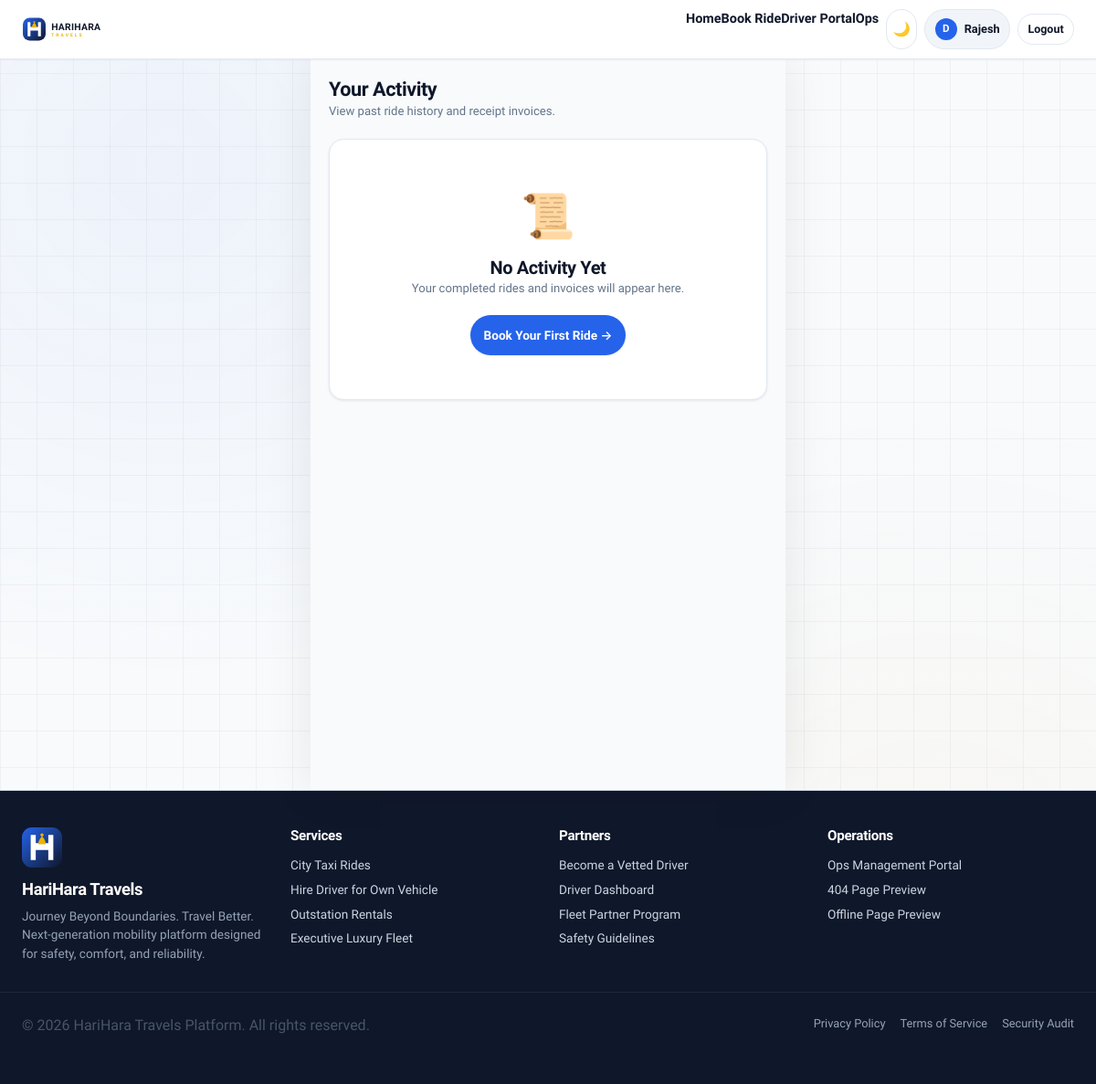
The app's page /customer/history/ (signed in), older data.
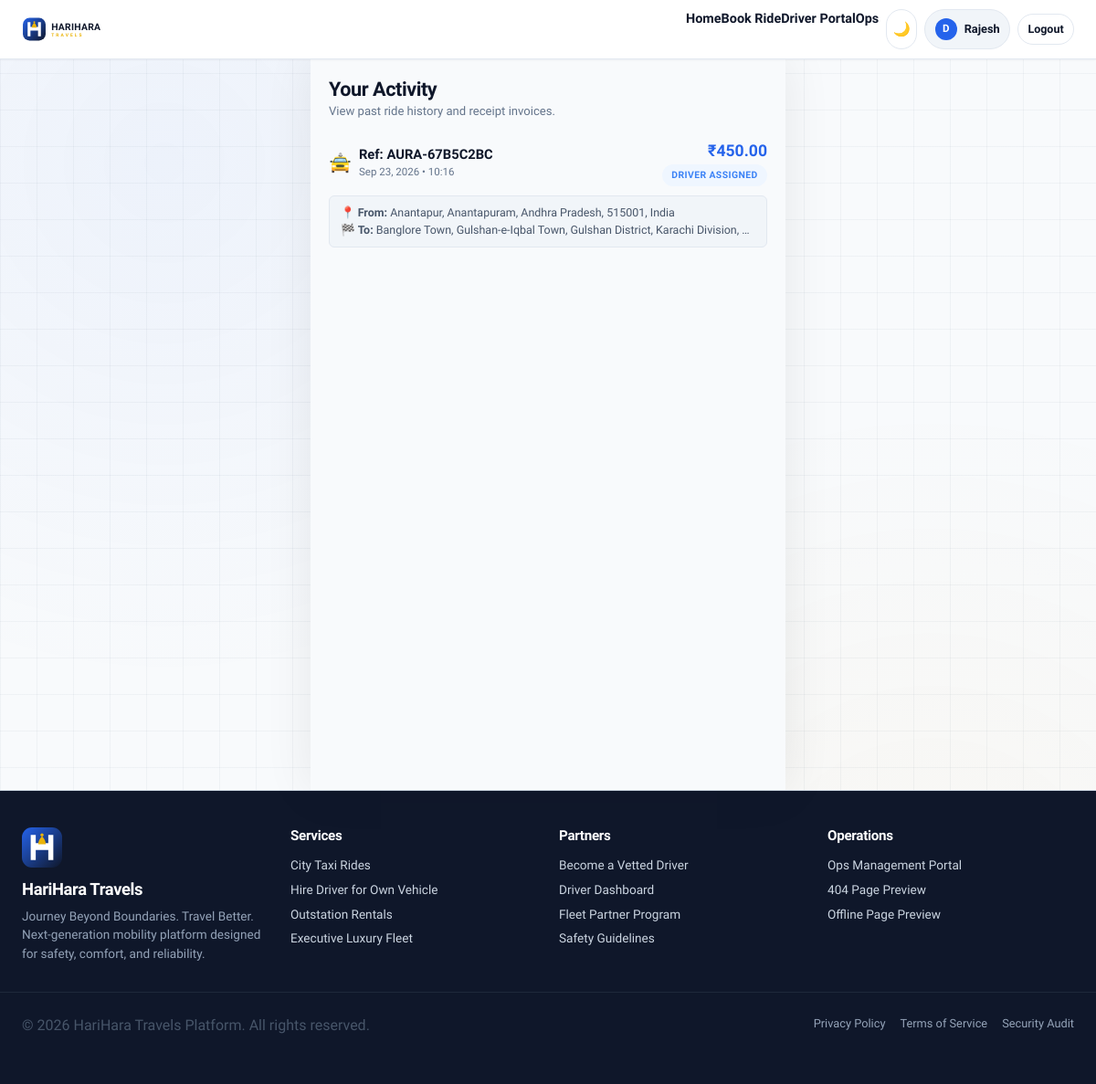
The same page, newer data.
### apps/bookings/models.py (models this page shows, shortened)
class Booking(models.Model):
    id = models.UUIDField(primary_key=True, default=uuid.uuid4, editable=False)
    booking_reference = models.CharField(max_length=16, unique=True, editable=False)
    customer = models.ForeignKey(settings.AUTH_USER_MODEL, on_delete=models.CASCADE, related_name='bookings')
    driver = models.ForeignKey(DriverProfile, on_delete=models.SET_NULL, null=True, blank=True, related_name='assigned_bookings')
    vehicle = models.ForeignKey(Vehicle, on_delete=models.SET_NULL, null=True, blank=True, related_name='bookings')
    ride_offer = models.ForeignKey(RideOffer, on_delete=models.SET_NULL, null=True, blank=True, related_name='passenger_bookings')
    seats_booked = models.PositiveIntegerField(default=1)
    booking_type = models.CharField(max_length=20, choices=BookingType.choices, default=BookingType.TAXI)
    vehicle_category = models.CharField(max_length=20, choices=VehicleCategory.choices, default=VehicleCategory.SEDAN)
    pickup_address = models.TextField()
    pickup_latitude = models.FloatField()
    pickup_longitude = models.FloatField()
    destination_address = models.TextField()
    destination_latitude = models.FloatField()
    destination_longitude = models.FloatField()
    estimated_distance = models.FloatField(help_text="Distance in KM")
    estimated_duration = models.IntegerField(help_text="Duration in Minutes")
    estimated_fare = models.DecimalField(max_digits=10, decimal_places=2)
    final_fare = models.DecimalField(max_digits=10, decimal_places=2, null=True, blank=True)
    status = models.CharField(max_length=30, choices=BookingStatus.choices, default=BookingStatus.REQUESTED)
    payment_status = models.CharField(max_length=20, default='UNPAID')
    payment_method = models.CharField(max_length=30, default='CASH')
    cancellation_reason = models.TextField(null=True, blank=True)
    scheduled_at = models.DateTimeField(null=True, blank=True, help_text="Null for immediate bookings")
    created_at = models.DateTimeField(auto_now_add=True)
    updated_at = models.DateTimeField(auto_now=True)

### apps/customers/views.py (the view)
# urls.py: path('history/', views.trip_history, name='history'),
@login_required
def trip_history(request):
    from bookings.models import Booking
    bookings = Booking.objects.filter(customer=request.user).order_by('-created_at')
    return render(request, 'customer/history.html', {'bookings': bookings})

### common/context_processors.py (called while the page is built)
def brand_context(request):
    user_role = getattr(request.user, 'role', 'GUEST') if getattr(request, 'user', None) and request.user.is_authenticated else 'GUEST'
    return {
        'PLATFORM_NAME': settings.AURA_PLATFORM['NAME'],
        'PLATFORM_TAGLINE': settings.AURA_PLATFORM['TAGLINE'],
        'PLATFORM_CURRENCY': settings.AURA_PLATFORM['CURRENCY'],
        'CURRENT_ROLE': user_role,
        'IS_CUSTOMER': user_role == 'CUSTOMER',
        'IS_DRIVER': user_role == 'DRIVER',
        'IS_ADMIN': user_role == 'ADMIN' or getattr(request.user, 'is_superuser', False),
    }

### templates/customer/history.html (shortened to what this page needs)
{% extends 'base/base.html' %}
{% block content %}
<div class="mobile-app-shell">
  <div style="padding: 1.25rem 1.25rem 0.5rem;">
    <h2 style="font-size: 1.35rem; font-weight: 800;">Your Activity</h2>
    <p style="font-size: 0.82rem; color: var(--color-text-muted);">View past ride history and receipt invoices.</p>
  </div>
  <div style="padding: 0.75rem 1.25rem 2rem;">
    {% for booking in bookings %}
      <a href="{% url 'bookings:detail' booking.id %}" class="mobile-card-tile mobile-touch-active" style="display: flex; flex-direction: column; align-items: stretch; gap: 0.65rem;">
        <div class="flex items-center justify-between">
          <div class="flex items-center gap-2">
            <span style="font-size: 1.25rem;">🚖</span>
            <div>
              <div style="font-weight: 700; font-size: 0.92rem; color: var(--color-text-primary);">Ref: {{ booking.booking_reference }}</div>
              <div style="font-size: 0.72rem; color: var(--color-text-muted);">{{ booking.created_at|date:"M d, Y • H:i" }}</div>
            </div>
          </div>
          <div style="text-align: right;">
            <div style="font-size: 1.1rem; font-weight: 800; color: var(--color-brand-blue);">₹{{ booking.final_fare|default:booking.estimated_fare }}</div>
            <span class="badge {% if 'CANCELLED' in booking.status %}badge-danger{% elif booking.status == 'TRIP_COMPLETED' %}badge-success{% else %}badge-info{% endif %}" style="font-size: 0.65rem;">
              {{ booking.get_status_display }}
            </span>
          </div>
        </div>
        <div style="font-size: 0.78rem; color: var(--color-text-secondary); background: var(--color-surface-hover); padding: 0.55rem 0.75rem; border-radius: var(--radius-sm); border: 1px solid var(--color-border);">
          <div style="white-space: nowrap; overflow: hidden; text-overflow: ellipsis;">📍 <strong>From:</strong> {{ booking.pickup_address }}</div>
          <div style="white-space: nowrap; overflow: hidden; text-overflow: ellipsis;">🏁 <strong>To:</strong> {{ booking.destination_address }}</div>
        </div>
      </a>
    {% empty %}
      <div class="card" style="text-align: center; padding: 3rem 1rem; border-radius: var(--radius-mobile-card);">
        <div style="font-size: 3rem; margin-bottom: 0.5rem;">📜</div>
        <h4 style="font-weight: 700;">No Activity Yet</h4>
        <p style="font-size: 0.82rem; color: var(--color-text-muted); margin-bottom: 1.25rem;">Your completed rides and invoices will appear here.</p>
        <a href="{% url 'bookings:create' %}" class="btn btn-primary btn-sm mobile-touch-active" style="border-radius: var(--radius-full);">
          Book Your First Ride →
        </a>
      </div>
    {% endfor %}
  </div>
</div>
{% endblock %}

Row changes from the older to the newer data that the page shows:
added Booking: booking_reference "AURA-67B5C2BC", created_at "Sep 23, 2026 • 10:16", final_fare "450.00", status "DRIVER ASSIGNED", pickup_address "Anantapur, Anantapuram, Andhra Pradesh, 515001, India", destination_address "Banglore Town, Gulshan-e-Iqbal Town, Gulshan District, Karachi Division,…"
Text that changed along with them:
text no longer shown: "📜 No Activity Yet Your completed rides and invoices will appear here. Book Your First Ride →"
